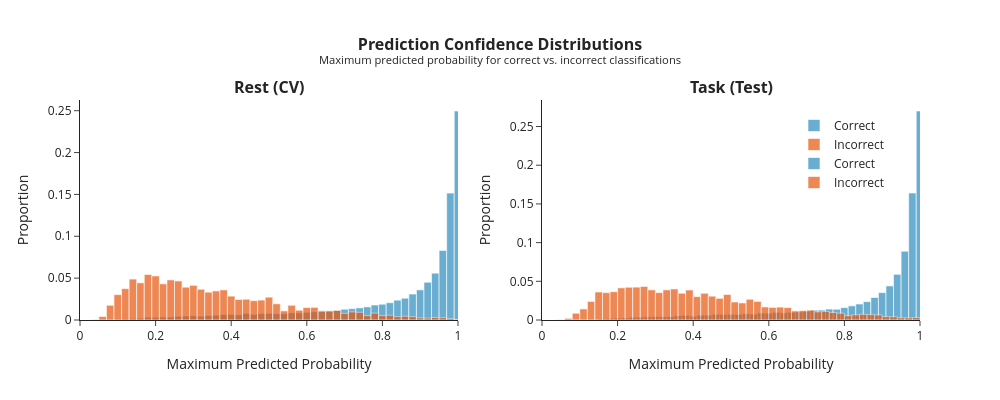

Here is the notebook cell this chart was saved with:
### Code cell
# Visualize confidence distributions

fig = make_subplots(rows=1, cols=2, subplot_titles=['<b>Rest (CV)</b>', '<b>Task (Test)</b>'])

for i, (probs, true_labs, pred_labs, name) in enumerate([
    (cv_probabilities_full, cv_true_labels_full, cv_predictions_full, 'Rest'),
    (task_probabilities_full, task_true_labels_full, task_predictions_full, 'Task')
]):
    max_probs = probs.max(axis=1)
    correct_mask = true_labs == pred_labs
    
    fig.add_trace(
        go.Histogram(x=max_probs[correct_mask], name='Correct', opacity=0.7,
                     marker_color='#2b8cbe', nbinsx=50, histnorm='probability'),
        row=1, col=i+1
    )
    fig.add_trace(
        go.Histogram(x=max_probs[~correct_mask], name='Incorrect', opacity=0.7,
                     marker_color='#e6550d', nbinsx=50, histnorm='probability'),
        row=1, col=i+1
    )

fig.update_layout(
    title=dict(
        text="<b>Prediction Confidence Distributions</b><br>" +
             "<sup>Maximum predicted probability for correct vs. incorrect classifications</sup>",
        x=0.5, font=dict(size=16)
    ),
    template='simple_white',
    height=400, width=1000,
    barmode='overlay',
    showlegend=True,
    legend=dict(x=0.85, y=0.95)
)

fig.update_xaxes(title_text='Maximum Predicted Probability', range=[0, 1])
fig.update_yaxes(title_text='Proportion')

fig.show()

### Figure 1 — Plotly figure (JSON) as saved in the notebook; plotly's stock layout.template omitted (floating-point values rounded to 4 significant figures; data arrays with more than 128 entries replaced by an {"elided": "..."} marker saying what was removed)
{"data": [{"histnorm": "probability", "marker": {"color": "#2b8cbe"}, "name": "Correct", "nbinsx": 50, "opacity": 0.7, "type": "histogram", "x": {"elided": "47938 float values"}, "xaxis": "x", "yaxis": "y"}, {"histnorm": "probability", "marker": {"color": "#e6550d"}, "name": "Incorrect", "nbinsx": 50, "opacity": 0.7, "type": "histogram", "x": {"elided": "4030 float values"}, "xaxis": "x", "yaxis": "y"}, {"histnorm": "probability", "marker": {"color": "#2b8cbe"}, "name": "Correct", "nbinsx": 50, "opacity": 0.7, "type": "histogram", "x": {"elided": "41367 float values"}, "xaxis": "x2", "yaxis": "y2"}, {"histnorm": "probability", "marker": {"color": "#e6550d"}, "name": "Incorrect", "nbinsx": 50, "opacity": 0.7, "type": "histogram", "x": {"elided": "5033 float values"}, "xaxis": "x2", "yaxis": "y2"}], "layout": {"annotations": [{"font": {"size": 16}, "showarrow": false, "text": "<b>Rest (CV)</b>", "x": 0.225, "xanchor": "center", "xref": "paper", "y": 1, "yanchor": "bottom", "yref": "paper"}, {"font": {"size": 16}, "showarrow": false, "text": "<b>Task (Test)</b>", "x": 0.775, "xanchor": "center", "xref": "paper", "y": 1, "yanchor": "bottom", "yref": "paper"}], "barmode": "overlay", "height": 400, "legend": {"x": 0.85, "y": 0.95}, "showlegend": true, "title": {"font": {"size": 16}, "text": "<b>Prediction Confidence Distributions</b><br><sup>Maximum predicted probability for correct vs. incorrect classifications</sup>", "x": 0.5}, "width": 1000, "xaxis": {"anchor": "y", "domain": [0, 0.45], "range": [0, 1], "title": {"text": "Maximum Predicted Probability"}}, "xaxis2": {"anchor": "y2", "domain": [0.55, 1], "range": [0, 1], "title": {"text": "Maximum Predicted Probability"}}, "yaxis": {"anchor": "x", "domain": [0, 1], "title": {"text": "Proportion"}}, "yaxis2": {"anchor": "x2", "domain": [0, 1], "title": {"text": "Proportion"}}}}
